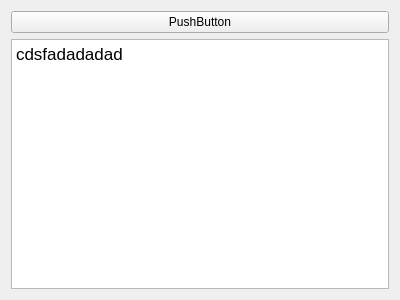
<?xml version="1.0" encoding="UTF-8"?>
<ui version="4.0">
 <class>GameWidget</class>
 <widget class="QWidget" name="GameWidget">
  <property name="enabled">
   <bool>true</bool>
  </property>
  <property name="geometry">
   <rect>
    <x>0</x>
    <y>0</y>
    <width>400</width>
    <height>300</height>
   </rect>
  </property>
  <property name="minimumSize">
   <size>
    <width>200</width>
    <height>200</height>
   </size>
  </property>
  <property name="maximumSize">
   <size>
    <width>600</width>
    <height>600</height>
   </size>
  </property>
  <property name="windowTitle">
   <string>Form</string>
  </property>
  <layout class="QVBoxLayout" name="verticalLayout">
   <item>
    <widget class="QPushButton" name="pushButton">
     <property name="text">
      <string>PushButton</string>
     </property>
    </widget>
   </item>
   <item>
    <widget class="QTextBrowser" name="textBrowser">
     <property name="html">
      <string>&lt;!DOCTYPE HTML PUBLIC &quot;-//W3C//DTD HTML 4.0//EN&quot; &quot;http://www.w3.org/TR/REC-html40/strict.dtd&quot;&gt;
&lt;html&gt;&lt;head&gt;&lt;meta name=&quot;qrichtext&quot; content=&quot;1&quot; /&gt;&lt;style type=&quot;text/css&quot;&gt;
p, li { white-space: pre-wrap; }
&lt;/style&gt;&lt;/head&gt;&lt;body style=&quot; font-family:'.SF NS Text'; font-size:13pt; font-weight:400; font-style:normal;&quot;&gt;
&lt;p style=&quot; margin-top:0px; margin-bottom:0px; margin-left:0px; margin-right:0px; -qt-block-indent:0; text-indent:0px;&quot;&gt;cdsfadadadad&lt;/p&gt;&lt;/body&gt;&lt;/html&gt;</string>
     </property>
    </widget>
   </item>
  </layout>
 </widget>
 <resources/>
 <connections/>
</ui>
